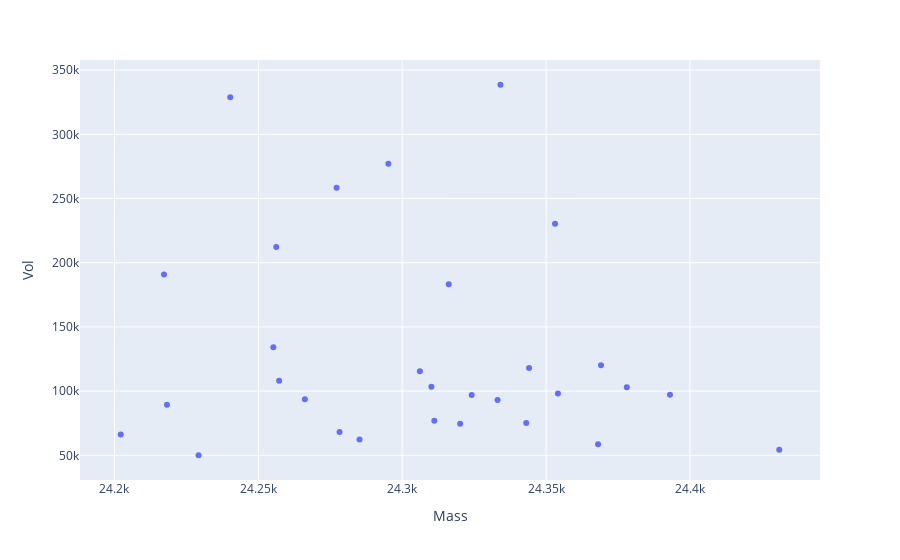
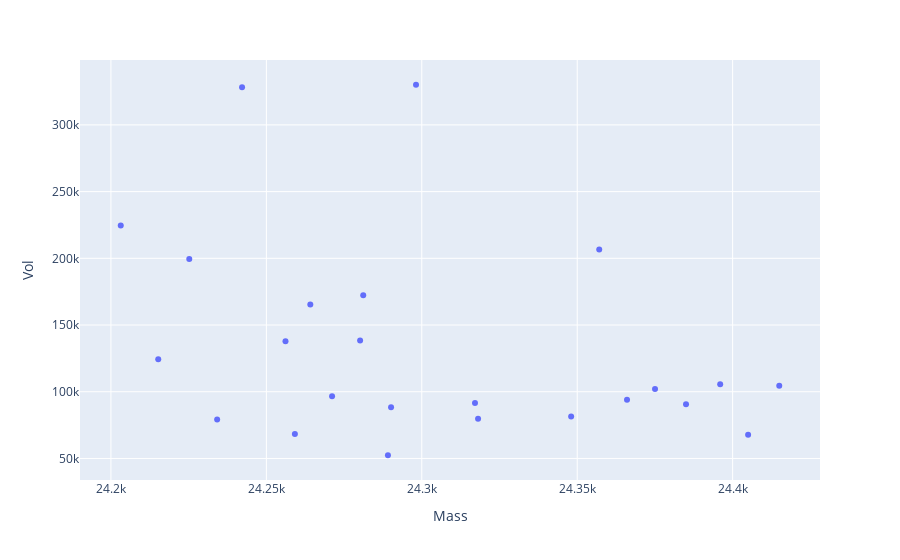

Notebook code for these charts, in order:
### Code cell
# plotly_zone(dfb_25k[dfb_25k.Vol>100000], y='Vol')
plotly_zone(dfb_ad_25k[dfb_ad_25k.Vol>50000], y='Vol')

# plotly_zone(dfb_alkb_25k[dfb_alkb_25k.Vol>100000], y='Vol')
plotly_zone(dfb_ad_alkb_25k[dfb_ad_alkb_25k.Vol>50000], y='Vol')

### Figure 1 — Plotly figure (JSON) as saved in the notebook; plotly's stock layout.template omitted (floating-point values rounded to 4 significant figures)
{"data": [{"hovertemplate": "Mass=%{x}<br>Vol=%{y}<extra></extra>", "legendgroup": "", "marker": {"color": "#636efa", "symbol": "circle"}, "mode": "markers", "name": "", "orientation": "v", "showlegend": false, "type": "scatter", "x": [24330.0, 24240.0, 24300.0, 24280.0, 24350.0, 24260.0, 24220.0, 24320.0, 24260.0, 24370.0, 24340.0, 24310.0, 24260.0, 24310.0, 24380.0, 24350.0, 24390.0, 24320.0, 24270.0, 24330.0, 24220.0, 24310.0, 24340.0, 24320.0, 24280.0, 24200.0, 24290.0, 24370.0, 24430.0, 24230.0], "xaxis": "x", "y": [338600.0, 328800.0, 277000.0, 258400.0, 230500.0, 212200.0, 190900.0, 183200.0, 134100.0, 120100.0, 118100.0, 115500.0, 108100.0, 103400.0, 103100.0, 98130.0, 97250.0, 96980.0, 93620.0, 93150.0, 89440.0, 76840.0, 75160.0, 74560.0, 68160.0, 66280.0, 62260.0, 58550.0, 54350.0, 50060.0], "yaxis": "y"}], "layout": {"legend": {"tracegroupgap": 0}, "margin": {"t": 60}, "xaxis": {"anchor": "y", "domain": [0, 1], "title": {"text": "Mass"}}, "yaxis": {"anchor": "x", "domain": [0, 1], "title": {"text": "Vol"}}}}

### Figure 2 — Plotly figure (JSON) as saved in the notebook; plotly's stock layout.template omitted (floating-point values rounded to 4 significant figures)
{"data": [{"hovertemplate": "Mass=%{x}<br>Vol=%{y}<extra></extra>", "legendgroup": "", "marker": {"color": "#636efa", "symbol": "circle"}, "mode": "markers", "name": "", "orientation": "v", "showlegend": false, "type": "scatter", "x": [24300.0, 24240.0, 24200.0, 24360.0, 24230.0, 24280.0, 24260.0, 24280.0, 24260.0, 24220.0, 24400.0, 24410.0, 24380.0, 24270.0, 24370.0, 24320.0, 24390.0, 24290.0, 24350.0, 24320.0, 24230.0, 24260.0, 24400.0, 24290.0], "xaxis": "x", "y": [330100.0, 328100.0, 224700.0, 206600.0, 199500.0, 172300.0, 165300.0, 138300.0, 137800.0, 124300.0, 105700.0, 104500.0, 102000.0, 96660.0, 93990.0, 91630.0, 90690.0, 88430.0, 81520.0, 79750.0, 79250.0, 68290.0, 67710.0, 52400.0], "yaxis": "y"}], "layout": {"legend": {"tracegroupgap": 0}, "margin": {"t": 60}, "xaxis": {"anchor": "y", "domain": [0, 1], "title": {"text": "Mass"}}, "yaxis": {"anchor": "x", "domain": [0, 1], "title": {"text": "Vol"}}}}
